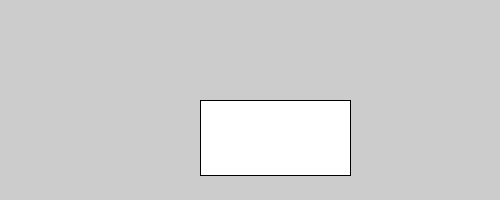
Frame 1 (no input)
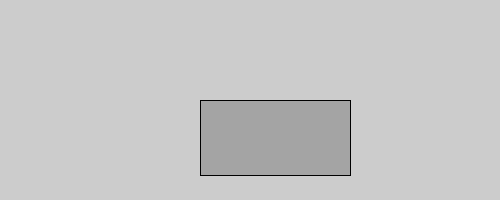
Frame 60 (the mouse pressed at the canvas centre just before this capture)
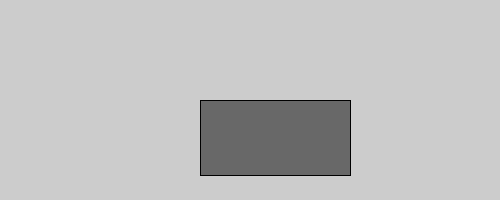
Frame 120 (the mouse held since frame 60 and released just before this capture)

The Processing sketch that drew these frames (run headless with seeded random() and noise(); from frame 60 on, the mouse is pressed at the canvas centre):

// Processing sketch: processing_176251
// ── processing_176251.pde

void setup(){
size (500,200);
}
void draw (){
rect(200,100,150,75);
fill(2,2,2,2);
}
